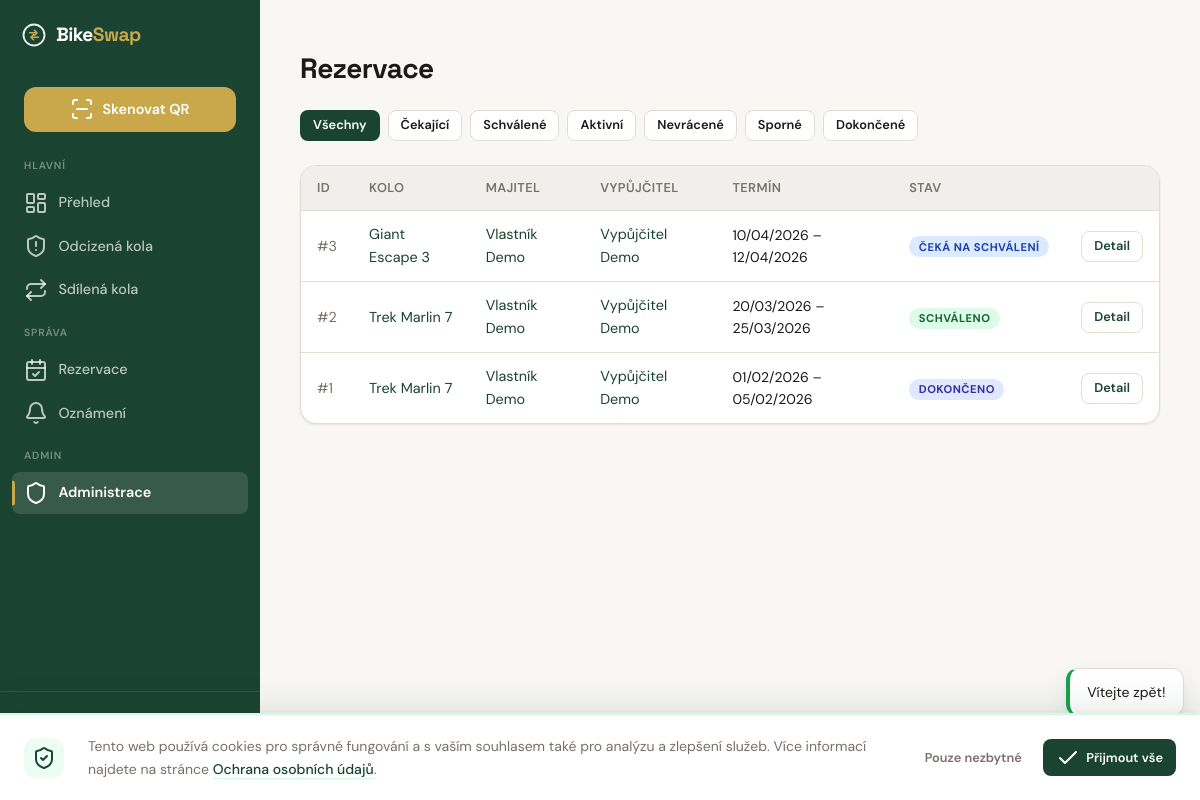
Screenshot of /admin/reservations (signed in) with the database file from the repository.
### tables this page shows
CREATE TABLE IF NOT EXISTS `reservations` (
    `id`                 INT UNSIGNED    NOT NULL AUTO_INCREMENT,
    `bike_id`            INT UNSIGNED    NOT NULL,
    `borrower_id`        INT UNSIGNED    NOT NULL,
    `owner_id`           INT UNSIGNED    NOT NULL,
    `conversation_token` VARCHAR(64)     NOT NULL,
    `date_from`          DATE            NOT NULL,
    `date_to`            DATE            NOT NULL,
    `message`            TEXT            NULL DEFAULT NULL,
    `status`             ENUM('pending','approved','rejected','active','completed','cancelled','not_returned','disputed') NOT NULL DEFAULT 'pending',
    `not_returned_reason`  TEXT          NULL DEFAULT NULL,
    `dispute_reason`       TEXT          NULL DEFAULT NULL,
    `admin_resolution`     ENUM('borrower_guilty','owner_guilty') NULL DEFAULT NULL,
    `admin_resolved_by`    INT UNSIGNED  NULL DEFAULT NULL,
    `admin_resolved_at`    DATETIME      NULL DEFAULT NULL,
    `created_at`         DATETIME        NOT NULL DEFAULT CURRENT_TIMESTAMP,
    `updated_at`         DATETIME        NOT NULL DEFAULT CURRENT_TIMESTAMP ON UPDATE CURRENT_TIMESTAMP,

    PRIMARY KEY (`id`),
    UNIQUE KEY `uq_reservations_token` (`conversation_token`),
    KEY `idx_reservations_bike_dates` (`bike_id`, `date_from`, `date_to`, `status`),
    KEY `idx_reservations_borrower` (`borrower_id`, `status`),
    KEY `idx_reservations_owner` (`owner_id`, `status`),
    CONSTRAINT `fk_reservations_bike` FOREIGN KEY (`bike_id`) REFERENCES `bikes` (`id`) ON DELETE CASCADE,
    CONSTRAINT `fk_reservations_borrower` FOREIGN KEY (`borrower_id`) REFERENCES `users` (`id`) ON DELETE CASCADE,
    CONSTRAINT `fk_reservations_owner` FOREIGN KEY (`owner_id`) REFERENCES `users` (`id`) ON DELETE CASCADE,
    CONSTRAINT `fk_reservations_admin` FOREIGN KEY (`admin_resolved_by`) REFERENCES `users` (`id`) ON DELETE SET NULL
);

CREATE TABLE IF NOT EXISTS `bikes` (
    `id`                   INT UNSIGNED    NOT NULL AUTO_INCREMENT,
    `owner_id`             INT UNSIGNED    NOT NULL,
    `qr_hash`              VARCHAR(64)     NOT NULL,
    `brand`                VARCHAR(100)    NOT NULL,
    `model`                VARCHAR(100)    NULL DEFAULT NULL,
    `color`                VARCHAR(50)     NOT NULL,
    `frame_number`         VARCHAR(100)    NULL DEFAULT NULL,
    `year_of_manufacture`  SMALLINT UNSIGNED NULL DEFAULT NULL,
    `description`          TEXT            NULL DEFAULT NULL,
    `status`               ENUM('active', 'stolen', 'found', 'recovered') NOT NULL DEFAULT 'active',
    `is_shared`            TINYINT(1)      NOT NULL DEFAULT 0,
    `auto_accept`          TINYINT(1)      NOT NULL DEFAULT 0,
    `availability_days`    VARCHAR(20)     DEFAULT NULL,
    `created_at`           DATETIME        NOT NULL DEFAULT CURRENT_TIMESTAMP,
    `updated_at`           DATETIME        NOT NULL DEFAULT CURRENT_TIMESTAMP ON UPDATE CURRENT_TIMESTAMP,

    PRIMARY KEY (`id`),
    UNIQUE KEY `uq_bikes_qr_hash` (`qr_hash`),
    KEY `idx_bikes_owner` (`owner_id`),
    KEY `idx_bikes_status` (`status`),
    KEY `idx_bikes_shared` (`is_shared`),
    CONSTRAINT `fk_bikes_owner` FOREIGN KEY (`owner_id`) REFERENCES `users` (`id`) ON DELETE CASCADE
);

CREATE TABLE IF NOT EXISTS `users` (
    `id`                 INT UNSIGNED    NOT NULL AUTO_INCREMENT,
    `email`              VARCHAR(255)    NOT NULL,
    `password_hash`      VARCHAR(255)    NOT NULL,
    `role`               ENUM('user', 'police', 'admin') NOT NULL DEFAULT 'user',
    `first_name`         VARCHAR(50)     NOT NULL,
    `surname`            VARCHAR(50)     NOT NULL DEFAULT '',
    `phone`              VARCHAR(20)     NULL DEFAULT NULL,
    `address`            VARCHAR(255)    NULL DEFAULT NULL,
    `is_verified`        TINYINT(1)      NOT NULL DEFAULT 0,
    `verification_token` VARCHAR(64)     NULL DEFAULT NULL,
    `password_reset_token`   VARCHAR(64) NULL DEFAULT NULL,
    `password_reset_expires` DATETIME    NULL DEFAULT NULL,
    `totp_secret`        VARCHAR(255)    NULL DEFAULT NULL,
    `totp_enabled`       TINYINT(1)      NOT NULL DEFAULT 0,
    `karma_score`        INT             NOT NULL DEFAULT 0,
    `is_banned`          TINYINT(1)      NOT NULL DEFAULT 0,
    `created_at`         DATETIME        NOT NULL DEFAULT CURRENT_TIMESTAMP,
    `updated_at`         DATETIME        NOT NULL DEFAULT CURRENT_TIMESTAMP ON UPDATE CURRENT_TIMESTAMP,
    `last_login_at`      DATETIME        NULL DEFAULT NULL,

    PRIMARY KEY (`id`),
    UNIQUE KEY `uq_users_email` (`email`),
    KEY `idx_users_role` (`role`)
);

### templates/admin/reservations.php (the view, shortened to what the rows shown need)
<div class="page-header">
  <h1>Rezervace</h1>
</div>
<?php if (empty($reservations)): ?>
  <div class="card">
    <div class="card-body">
      <p class="text-muted text-center">Žádné rezervace nenalezeny.</p>
    </div>
  </div>
<?php else: ?>
  <div class="card">
    <div class="table-responsive">
      <table class="admin-table">
        <thead>
          <tr>
            <th>ID</th>
            <th>Kolo</th>
            <th>Majitel</th>
            <th>Vypůjčitel</th>
            <th>Termín</th>
            <th>Stav</th>
            <th></th>
          </tr>
        </thead>
        <tbody>
          <?php foreach ($reservations as $res): ?>
            <?php
              $resBike = $res->getBike();
              $owner = $res->getOwner();
              $borrower = $res->getBorrower();
            ?>
            <tr>
              <td class="text-muted">#<?= $res->getId() ?></td>
              <td>
                <?php if ($resBike): ?>
                  <a href="/bike/<?= e($resBike->getQrHash()) ?>"><?= e($resBike->getFullName()) ?></a>
                <?php else: ?>
                  Kolo #<?= $res->getBikeId() ?>
                <?php endif; ?>
              </td>
              <td>
                <?php if ($owner): ?>
                  <a href="/admin/users/<?= $owner->getId() ?>"><?= e($owner->getName()) ?></a>
                <?php else: ?>
                  —
                <?php endif; ?>
              </td>
              <td>
                <?php if ($borrower): ?>
                  <a href="/admin/users/<?= $borrower->getId() ?>"><?= e($borrower->getName()) ?></a>
                <?php else: ?>
                  —
                <?php endif; ?>
              </td>
              <td class="text-sm"><?= e($res->getDateRangeText()) ?></td>
              <td>
                <span class="status-badge <?= e($res->getStatusClass()) ?>"><?= e($res->getStatusLabel()) ?></span>
              </td>
              <td>
                <a href="/reservation/<?= $res->getId() ?>" class="btn btn-sm btn-secondary">Detail</a>
              </td>
            </tr>
          <?php endforeach; ?>
        </tbody>
      </table>
    </div>
  </div>
<?php endif; ?>

### rows the page displays
reservations: id "3", bike.model "Giant Escape 3", owner.surname "Vlastník Demo", borrower.surname "Vypůjčitel Demo", $res->getDateRangeText() "10/04/2026 – 12/04/2026", status "ČEKÁ NA SCHVÁLENÍ"
reservations: id "2", bike.model "Trek Marlin 7", owner.surname "Vlastník Demo", borrower.surname "Vypůjčitel Demo", $res->getDateRangeText() "20/03/2026 – 25/03/2026", status "SCHVÁLENO"
reservations: id "1", bike.model "Trek Marlin 7", owner.surname "Vlastník Demo", borrower.surname "Vypůjčitel Demo", $res->getDateRangeText() "01/02/2026 – 05/02/2026", status "DOKONČENO"
